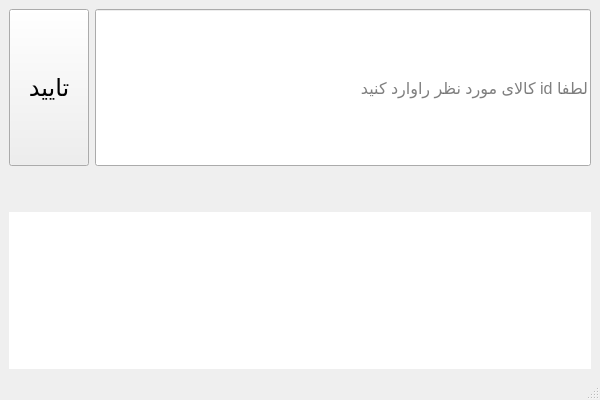
<?xml version="1.0" encoding="UTF-8"?>
<ui version="4.0">
 <class>MainWindow</class>
 <widget class="QMainWindow" name="MainWindow">
  <property name="geometry">
   <rect>
    <x>0</x>
    <y>0</y>
    <width>600</width>
    <height>400</height>
   </rect>
  </property>
  <property name="windowTitle">
   <string>حذف کالا</string>
  </property>
  <widget class="QWidget" name="centralwidget">
   <layout class="QGridLayout" name="gridLayout" rowstretch="1,0,1">
    <item row="0" column="0">
     <layout class="QHBoxLayout" name="horizontalLayout">
      <item>
       <widget class="QPushButton" name="pushButton">
        <property name="sizePolicy">
         <sizepolicy hsizetype="Minimum" vsizetype="Expanding">
          <horstretch>0</horstretch>
          <verstretch>0</verstretch>
         </sizepolicy>
        </property>
        <property name="font">
         <font>
          <pointsize>18</pointsize>
         </font>
        </property>
        <property name="text">
         <string>تایید</string>
        </property>
       </widget>
      </item>
      <item>
       <widget class="QLineEdit" name="lineEdit">
        <property name="sizePolicy">
         <sizepolicy hsizetype="Expanding" vsizetype="Expanding">
          <horstretch>0</horstretch>
          <verstretch>0</verstretch>
         </sizepolicy>
        </property>
        <property name="font">
         <font>
          <pointsize>12</pointsize>
         </font>
        </property>
        <property name="text">
         <string/>
        </property>
        <property name="placeholderText">
         <string>لطفا id کالای مورد نظر راوارد کنید</string>
        </property>
       </widget>
      </item>
     </layout>
    </item>
    <item row="2" column="0">
     <layout class="QHBoxLayout" name="horizontalLayout_2">
      <item>
       <widget class="QLabel" name="label">
        <property name="sizePolicy">
         <sizepolicy hsizetype="Expanding" vsizetype="Expanding">
          <horstretch>0</horstretch>
          <verstretch>0</verstretch>
         </sizepolicy>
        </property>
        <property name="styleSheet">
         <string notr="true">background-color: rgb(255, 255, 255);</string>
        </property>
        <property name="text">
         <string/>
        </property>
       </widget>
      </item>
     </layout>
    </item>
    <item row="1" column="0">
     <spacer name="verticalSpacer">
      <property name="orientation">
       <enum>Qt::Vertical</enum>
      </property>
      <property name="sizeHint" stdset="0">
       <size>
        <width>20</width>
        <height>40</height>
       </size>
      </property>
     </spacer>
    </item>
   </layout>
  </widget>
  <widget class="QMenuBar" name="menubar">
   <property name="geometry">
    <rect>
     <x>0</x>
     <y>0</y>
     <width>600</width>
     <height>26</height>
    </rect>
   </property>
  </widget>
  <widget class="QStatusBar" name="statusbar"/>
 </widget>
 <resources/>
 <connections/>
</ui>
